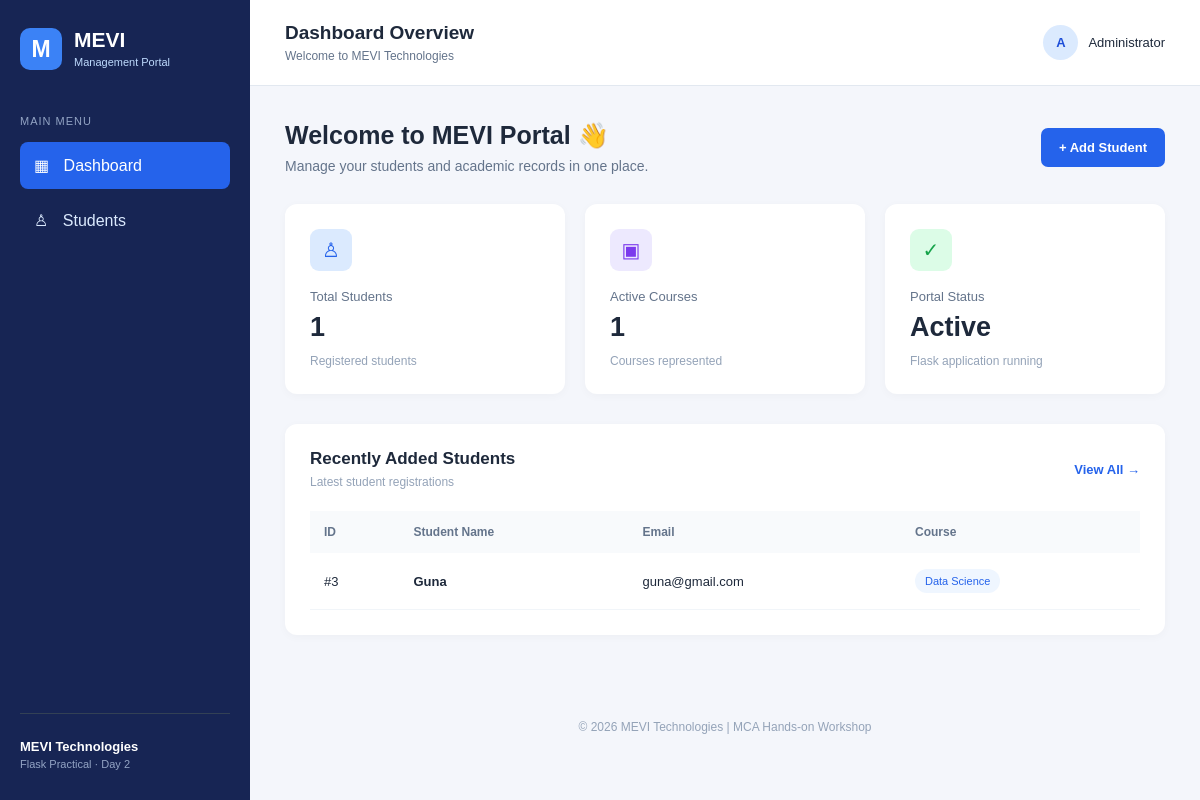
The page / on the database its author committed.
### tables this page shows
CREATE TABLE students (
                id INTEGER PRIMARY KEY AUTOINCREMENT,
                name TEXT NOT NULL,
                email TEXT NOT NULL UNIQUE,
                course TEXT NOT NULL,
                created_at TIMESTAMP DEFAULT CURRENT_TIMESTAMP
            );

### app.py (the view)
@app.route("/")
def dashboard():
    db = get_db()
    total_students = db.execute(
        "SELECT COUNT(*) FROM students"
    ).fetchone()[0]
    total_courses = db.execute(
        "SELECT COUNT(DISTINCT course) FROM students"
    ).fetchone()[0]
    recent_students = db.execute(
        "SELECT * FROM students ORDER BY id DESC LIMIT 5"
    ).fetchall()
    return render_template(
        "index.html",
        total_students=total_students,
        total_courses=total_courses,
        recent_students=recent_students
    )

### app.py (called while the page is built)
def get_db():
    if "db" not in g:
        g.db = sqlite3.connect(DATABASE)
        g.db.row_factory = sqlite3.Row
    return g.db

### templates/index.html (shortened to what this page needs)
{% extends "base.html" %}
{% block heading %}Dashboard Overview{% endblock %}
{% block content %}
<div class="welcome-section">
    <div>
        <h1>Welcome to MEVI Portal 👋</h1>
        <p>Manage your students and academic records in one place.</p>
    </div>
    <a href="{{ url_for('students') }}" class="primary-btn">
        + Add Student
    </a>
</div>
<div class="stats-grid">
    <div class="stat-card">
        <div class="stat-icon blue">♙</div>
        <p>Total Students</p>
        <h2>{{ total_students }}</h2>
        <small>Registered students</small>
    </div>
    <div class="stat-card">
        <div class="stat-icon purple">▣</div>
        <p>Active Courses</p>
        <h2>{{ total_courses }}</h2>
        <small>Courses represented</small>
    </div>
    <div class="stat-card">
        <div class="stat-icon green">✓</div>
        <p>Portal Status</p>
        <h2>Active</h2>
        <small>Flask application running</small>
    </div>
</div>
<div class="content-card">
    <div class="section-header">
        <div>
            <h2>Recently Added Students</h2>
            <p>Latest student registrations</p>
        </div>
        <a href="{{ url_for('students') }}" class="text-link">
            View All →
        </a>
    </div>
    {% if recent_students %}
    <div class="table-wrapper">
        <table>
            <thead>
                <tr>
                    <th>ID</th>
                    <th>Student Name</th>
                    <th>Email</th>
                    <th>Course</th>
                </tr>
            </thead>
            <tbody>
                {% for student in recent_students %}
                <tr>
                    <td>#{{ student.id }}</td>
                    <td><strong>{{ student.name }}</strong></td>
                    <td>{{ student.email }}</td>
                    <td><span class="course-tag">{{ student.course }}</span></td>
                </tr>
                {% endfor %}
            </tbody>
        </table>
    </div>
    {% endif %}
</div>
{% endblock %}

### static/style.css (style rules this page uses)
* { margin: 0; padding: 0; box-sizing: border-box; }
body { font-family: Arial, Helvetica, sans-serif; background: #f4f6fb; color: #1e293b; }
.welcome-section { display: flex; justify-content: space-between; align-items: center; gap: 15px; margin-bottom: 30px; }
.welcome-section h1 { font-size: 25px; margin-bottom: 8px; }
.welcome-section p { color: #64748b; font-size: 14px; }
.primary-btn { display: inline-block; background: #2563eb; color: white; padding: 12px 18px; border: none; border-radius: 7px; text-decoration: none; cursor: pointer; font-size: 13px; font-weight: bold; }
.text-link { color: #2563eb; text-decoration: none; font-size: 13px; font-weight: bold; }
.stats-grid { display: grid; grid-template-columns: repeat(3, 1fr); gap: 20px; margin-bottom: 30px; }
.stat-card { background: white; padding: 25px; border-radius: 12px; box-shadow: 0 2px 10px #0f172a08; }
.stat-icon { width: 42px; height: 42px; border-radius: 9px; display: grid; place-items: center; font-size: 20px; margin-bottom: 18px; }
.blue { background: #dbeafe; color: #2563eb; }
.purple { background: #ede9fe; color: #7c3aed; }
.green { background: #dcfce7; color: #16a34a; }
.stat-card p { color: #64748b; font-size: 13px; }
.stat-card h2 { font-size: 27px; margin: 8px 0; }
.stat-card small { color: #94a3b8; font-size: 12px; }
.content-card { background: white; border-radius: 12px; padding: 25px; margin-bottom: 25px; box-shadow: 0 2px 10px #0f172a08; }
.section-header { display: flex; justify-content: space-between; align-items: center; gap: 12px; margin-bottom: 22px; }
.section-header h2 { font-size: 17px; }
.section-header p { color: #94a3b8; font-size: 12px; margin-top: 6px; }
.table-wrapper { overflow-x: auto; }
table { width: 100%; border-collapse: collapse; min-width: 550px; }
th { text-align: left; padding: 14px; color: #64748b; background: #f8fafc; font-size: 12px; }
td { padding: 16px 14px; border-bottom: 1px solid #f1f5f9; font-size: 13px; }
.course-tag { display: inline-block; background: #eff6ff; color: #2563eb; padding: 6px 10px; border-radius: 20px; font-size: 11px; }

### rows shown on the page
students: id "3", name "Guna", email "guna@gmail.com", course "Data Science"

### other values the page prints
{{ total_students }} "1"
{{ total_courses }} "1"
